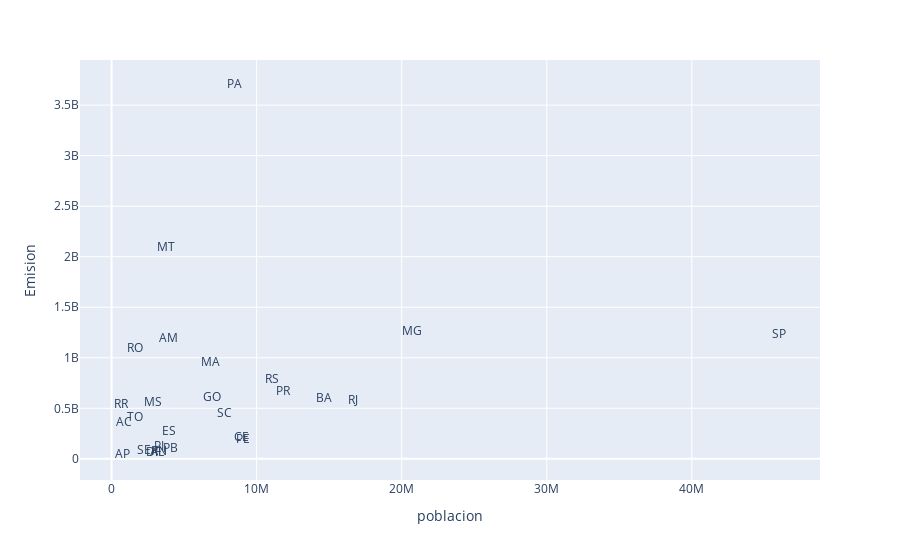

The notebook cell saved with this chart:
### Code cell
px.scatter(data_frame = datos_agrupados, x = 'poblacion', y = 'Emision', text= 'Estado', opacity=0)

### Figure 1 — Plotly figure (JSON) as saved in the notebook; plotly's stock layout.template omitted (floating-point values rounded to 4 significant figures)
{"data": [{"hovertemplate": "poblacion=%{x}<br>Emision=%{y}<br>Estado=%{text}<extra></extra>", "legendgroup": "", "marker": {"color": "#636efa", "opacity": 0, "symbol": "circle"}, "mode": "markers+text", "name": "", "orientation": "v", "showlegend": false, "text": ["AC", "AL", "AM", "AP", "BA", "CE", "DF", "ES", "GO", "MA", "MG", "MS", "MT", "PA", "PB", "PE", "PI", "PR", "RJ", "RN", "RO", "RR", "RS", "SC", "SE", "SP", "TO"], "type": "scatter", "x": [829780, 3125254, 3952262, 774268, 14659023, 8936431, 2923369, 3975100, 6950976, 6800605, 20732660, 2833742, 3784239, 8442962, 4030961, 9051113, 3270174, 11835379, 16615526, 3303953, 1616379, 634805, 11088065, 7762154, 2211868, 46024937, 1584306], "xaxis": "x", "y": [350500000.0, 62610000.0, 1190000000.0, 35680000.0, 593200000.0, 203500000.0, 56690000.0, 269800000.0, 600800000.0, 947600000.0, 1251000000.0, 555100000.0, 2082000000.0, 3702000000.0, 95330000.0, 183600000.0, 114700000.0, 656800000.0, 576700000.0, 72240000.0, 1084000000.0, 528200000.0, 781500000.0, 448400000.0, 81190000.0, 1223000000.0, 408200000.0], "yaxis": "y"}], "layout": {"legend": {"tracegroupgap": 0}, "margin": {"t": 60}, "xaxis": {"anchor": "y", "domain": [0, 1], "title": {"text": "poblacion"}}, "yaxis": {"anchor": "x", "domain": [0, 1], "title": {"text": "Emision"}}}}
